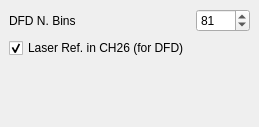
  <widget class="QDockWidget" name="dockWidget_dfd">
   <property name="windowTitle">
    <string>DFD</string>
   </property>
   <attribute name="dockWidgetArea">
    <number>2</number>
   </attribute>
   <widget class="QWidget" name="dockWidgetContents_16">
    <layout class="QGridLayout" name="gridLayout_79">
     <item row="3" column="0">
      <spacer name="horizontalSpacer_15">
       <property name="orientation">
        <enum>Qt::Orientation::Horizontal</enum>
       </property>
       <property name="sizeType">
        <enum>QSizePolicy::Policy::MinimumExpanding</enum>
       </property>
       <property name="sizeHint" stdset="0">
        <size>
         <width>40</width>
         <height>20</height>
        </size>
       </property>
      </spacer>
     </item>
     <item row="0" column="1">
      <widget class="QSpinBox" name="spinBox_DFD_nbins">
       <property name="maximum">
        <number>1023</number>
       </property>
       <property name="value">
        <number>81</number>
       </property>
      </widget>
     </item>
     <item row="0" column="0">
      <widget class="QLabel" name="label_111">
       <property name="text">
        <string>DFD N. Bins</string>
       </property>
      </widget>
     </item>
     <item row="2" column="0">
      <widget class="QCheckBox" name="checkBox_DFD_LaserDebug">
       <property name="toolTip">
        <string>&lt;html&gt;&lt;head/&gt;&lt;body&gt;&lt;p&gt;The laser clock is internally to the FPGA send also to channel 26. This must be activated to perform a proper time reallignment of the DFD histogram.&lt;/p&gt;&lt;/body&gt;&lt;/html&gt;</string>
       </property>
       <property name="text">
        <string>Laser Ref. in CH26 (for DFD)</string>
       </property>
       <property name="checked">
        <bool>true</bool>
       </property>
      </widget>
     </item>
     <item row="4" column="0">
      <spacer name="verticalSpacer_19">
       <property name="orientation">
        <enum>Qt::Orientation::Vertical</enum>
       </property>
       <property name="sizeHint" stdset="0">
        <size>
         <width>20</width>
         <height>40</height>
        </size>
       </property>
      </spacer>
     </item>
    </layout>
   </widget>
  </widget>
